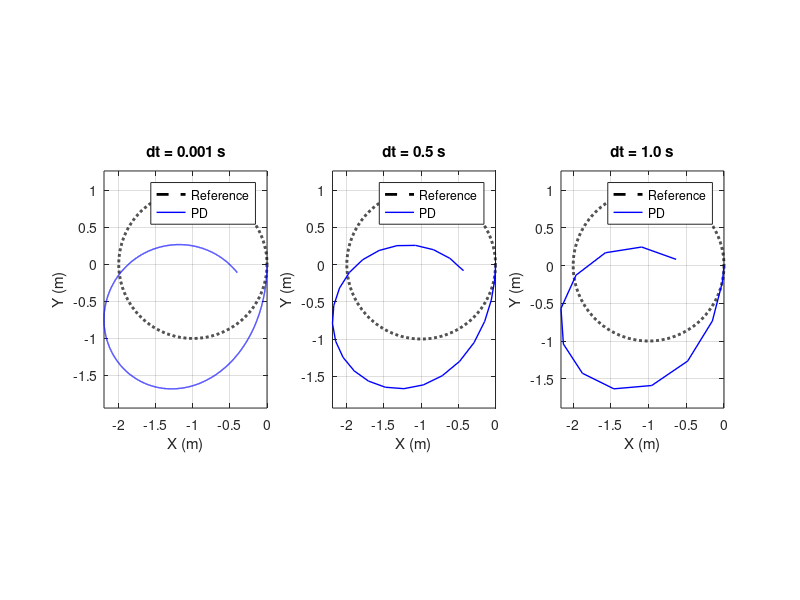

MATLAB code for this plot: (Note: this script raises an error after producing the figure.)
% plot_curvilinear_comparison.m
% 논문 Fig.14-19 재현: PD vs PDFC 원형 궤적 비교

function plot_curvilinear_comparison()
clear; clc;
addpath('results');

R        = 0.2;
v_d      = 0.5;
e_target = 1.0;
Omega    = -v_d / e_target;   % = -0.5 rad/s
T_sim    = 2*pi / abs(Omega); % 원 한 바퀴 주기 ≈ 12.57 s

% 식 (39) 계산에 필요한 파라미터
Ms = 3; mp = 2; l = 0.075; g = 9.81;
Is = (2/3) * Ms * R^2;

%% 목표 원형 궤적 (기하학적 원 공식, phi에 무관)
t_ref = linspace(0, T_sim, 2000);
x_ref = e_target * (cos(Omega * t_ref) - 1);
y_ref = e_target *  sin(Omega * t_ref);

%% 결과 로드
load('results/results_curv_PD.mat');
load('results/results_curv_PDFC.mat');

titles = {'dt = 0.001 s', 'dt = 0.5 s', 'dt = 1.0 s'};

%% PD 결과 플롯 (Fig.14-16)
figure('Name', 'Fig.14-16 PD', 'Position', [100, 100, 1100, 400]);
for i = 1:3
    res    = results_curv_PD(i);
    tout   = res.tout;
    dtheta = res.dq(:,1);
    beta   = res.q(:,4);

    e_actual = R .* dtheta.^2 .* (Is - mp*R*l*cos(beta) + R^2*(Ms+mp)) ...
               ./ (mp*g*l*sin(beta) + 1e-10);
    e_actual = max(min(e_actual, 10000*e_target), 0.01*e_target);
    psi = cumtrapz(tout, -R * dtheta ./ e_actual);
    dx  = R * dtheta .* sin(psi);
    dy  = -R * dtheta .* cos(psi);
    x   = cumtrapz(tout, dx);
    y   = cumtrapz(tout, dy);

    subplot(1,3,i);
    plot(x_ref, y_ref, 'k--', 'LineWidth', 2, 'DisplayName', 'Reference'); hold on;
    plot(x, y, 'b-', 'LineWidth', 1, 'DisplayName', 'PD');
    xlabel('X (m)'); ylabel('Y (m)');
    title(titles{i}); legend; grid on; axis equal;
end
sgtitle('Circular Trajectory - PD Controller');

%% PDFC 결과 플롯 (Fig.17-19)
figure('Name', 'Fig.17-19 PDFC', 'Position', [100, 550, 1100, 400]);
for i = 1:3
    res    = results_curv_PDFC(i);
    tout   = res.tout;
    dtheta = res.dq(:,1);
    beta   = res.q(:,4);

    e_actual = R .* dtheta.^2 .* (Is - mp*R*l*cos(beta) + R^2*(Ms+mp)) ...
               ./ (mp*g*l*sin(beta) + 1e-10);
    e_actual = max(min(e_actual, 10*e_target), 0.1*e_target);
    psi = cumtrapz(tout, -R * dtheta ./ e_actual);
    dx  = R * dtheta .* sin(psi);
    dy  = -R * dtheta .* cos(psi);
    x   = cumtrapz(tout, dx);
    y   = cumtrapz(tout, dy);

    subplot(1,3,i);
    plot(x_ref, y_ref, 'k--', 'LineWidth', 2, 'DisplayName', 'Reference'); hold on;
    plot(x, y, 'r-', 'LineWidth', 1, 'DisplayName', 'PDFC');
    xlabel('X (m)'); ylabel('Y (m)');
    title(titles{i}); legend; grid on; axis equal;
end
sgtitle('Circular Trajectory - PD-Fuzzy Controller');

%% 오차 비교 출력
% phi 추종 오차: 올바른 참조값 phi_d = (v_d/(R*Omega))*(1-cos(Omega*t)) 기준
fprintf('=== 궤적 추종 오차 비교 (phi 기준) ===\n');
fprintf('%-10s %-15s %-15s\n', 'dt', 'PD phi 오차', 'PDFC phi 오차');
for i = 1:3
    phi_PD   = results_curv_PD(i).q(:,3);
    phi_PDFC = results_curv_PDFC(i).q(:,3);
    t_PD     = results_curv_PD(i).tout;
    t_PDFC   = results_curv_PDFC(i).tout;

    phi_d_PD   = (v_d / (R * Omega)) * (1 - cos(Omega * t_PD));
    phi_d_PDFC = (v_d / (R * Omega)) * (1 - cos(Omega * t_PDFC));

    err_PD   = max(abs(phi_PD   - phi_d_PD));
    err_PDFC = max(abs(phi_PDFC - phi_d_PDFC));

    fprintf('dt=%.3f:  PD=%.4f rad,  PDFC=%.4f rad\n', ...
        results_curv_PD(i).dt, err_PD, err_PDFC);
end
end
